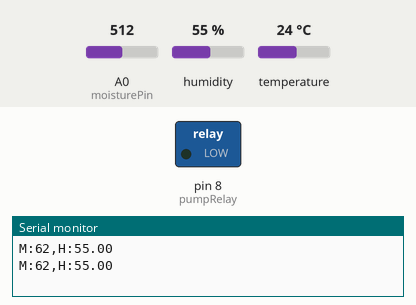
Bench run of a sketch on a simulated Arduino Mega 2560, built with avr-gcc and run on an emulated ATmega2560. On the bench: switched loads named in the sketch (green lamp = pin HIGH), the last lines printed to the serial monitor. The test bench sets the inputs (shaded band); at power-on: A0 (moisturePin) = 512, humidity 55 %, temperature 24 °C.

Above: at 5.8 s.
5.9 s: A0 (moisturePin) set to 681
11.9 s: A0 (moisturePin) set to 706
At 15.9 s:
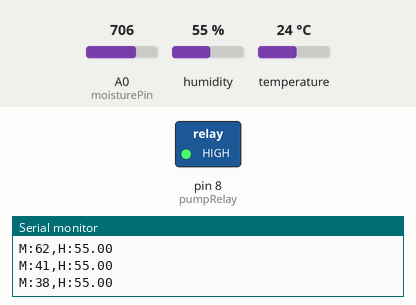
17.9 s: A0 (moisturePin) set to 511
At 20.6 s:
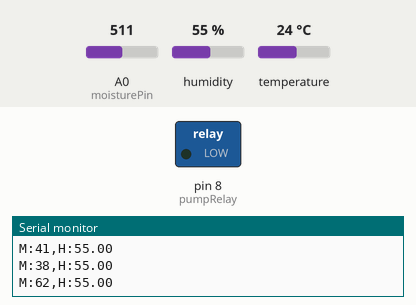
23.9 s: A0 (moisturePin) set to 716
At 26.5 s:
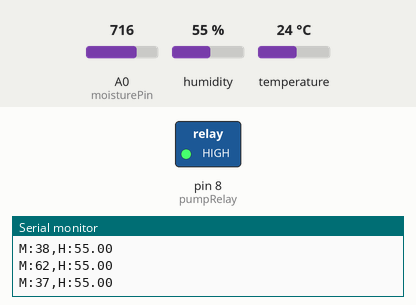
Timing chart, 0 to 28.0 s (numbered marks = the images above; inputs shaded):
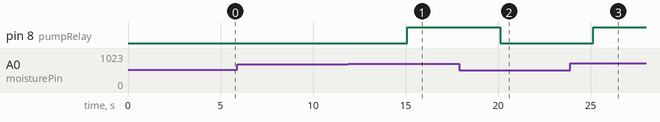

Measured:
- the behaviour switches between 693 and 694 on A0 (moisturePin) (found by bisection; images 0 and 1)
- after the input at 11.9 s, pin 8 (pumpRelay): LOW → HIGH after 3.2 s
- after the input at 17.9 s, pin 8 (pumpRelay): HIGH → LOW after 2.2 s
- after the input at 23.9 s, pin 8 (pumpRelay): LOW → HIGH after 1.2 s

The sketch:

firmware.ino
```cpp
#include "WiFiEsp.h"
#include "SoftwareSerial.h"
#include "DHT.h"

#define DHTPIN 4
#define DHTTYPE DHT11
DHT dht(DHTPIN, DHTTYPE);

SoftwareSerial Serial1(2, 3); // RX, TX for ESP-01
int moisturePin = A0;
int pumpRelay = 8;

void setup() {
  Serial.begin(9600);
  Serial1.begin(9600);
  dht.begin();
  pinMode(pumpRelay, OUTPUT);
  // WiFi initialization using WiFiEsp library
}

void loop() {
  float h = dht.readHumidity();
  int mRaw = analogRead(moisturePin);
  int mPercent = map(mRaw, 1023, 200, 0, 100);

  if (mPercent < 40) {
    digitalWrite(pumpRelay, HIGH); // Pump ON
  } else {
    digitalWrite(pumpRelay, LOW);  // Pump OFF
  }

  // Send data to Python via ESP-01 (Simplified Serial logic)
  Serial.print("M:"); Serial.print(mPercent);
  Serial.print(",H:"); Serial.println(h);

  delay(5000);
}
```
